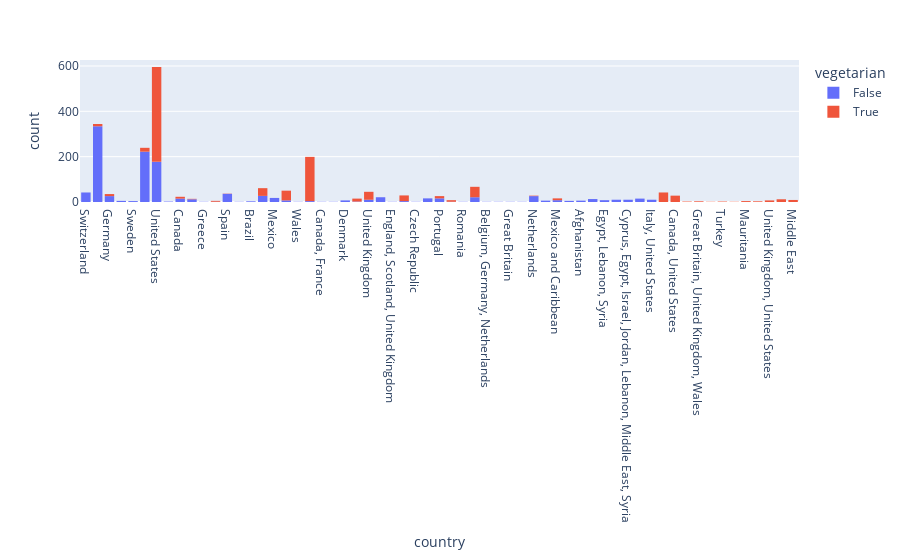

Source (notebook cell):
### Code cell
fig = px.histogram(df, x="country", color="vegetarian")
fig.update_layout(
    bargap=0.2
)
fig.show()

### Figure 1 — Plotly figure (JSON) as saved in the notebook; plotly's stock layout.template omitted (floating-point values rounded to 4 significant figures; data arrays with more than 128 entries replaced by an {"elided": "..."} marker saying what was removed)
{"data": [{"alignmentgroup": "True", "bingroup": "x", "hovertemplate": "vegetarian=False<br>country=%{x}<br>count=%{y}<extra></extra>", "legendgroup": "False", "marker": {"color": "#636efa", "pattern": {"shape": ""}}, "name": "False", "offsetgroup": "False", "orientation": "v", "showlegend": true, "type": "histogram", "x": {"elided": "1175 str values"}, "xaxis": "x", "yaxis": "y"}, {"alignmentgroup": "True", "bingroup": "x", "hovertemplate": "vegetarian=True<br>country=%{x}<br>count=%{y}<extra></extra>", "legendgroup": "True", "marker": {"color": "#EF553B", "pattern": {"shape": ""}}, "name": "True", "offsetgroup": "True", "orientation": "v", "showlegend": true, "type": "histogram", "x": {"elided": "1003 str values"}, "xaxis": "x", "yaxis": "y"}], "layout": {"autosize": true, "bargap": 0.2, "barmode": "relative", "legend": {"title": {"text": "vegetarian"}, "tracegroupgap": 0}, "margin": {"t": 60}, "xaxis": {"anchor": "y", "autorange": true, "domain": [0, 1], "range": [-0.5, 60.5], "title": {"text": "country"}, "type": "category"}, "yaxis": {"anchor": "x", "autorange": true, "domain": [0, 1], "range": [0, 626.3], "title": {"text": "count"}}}}
